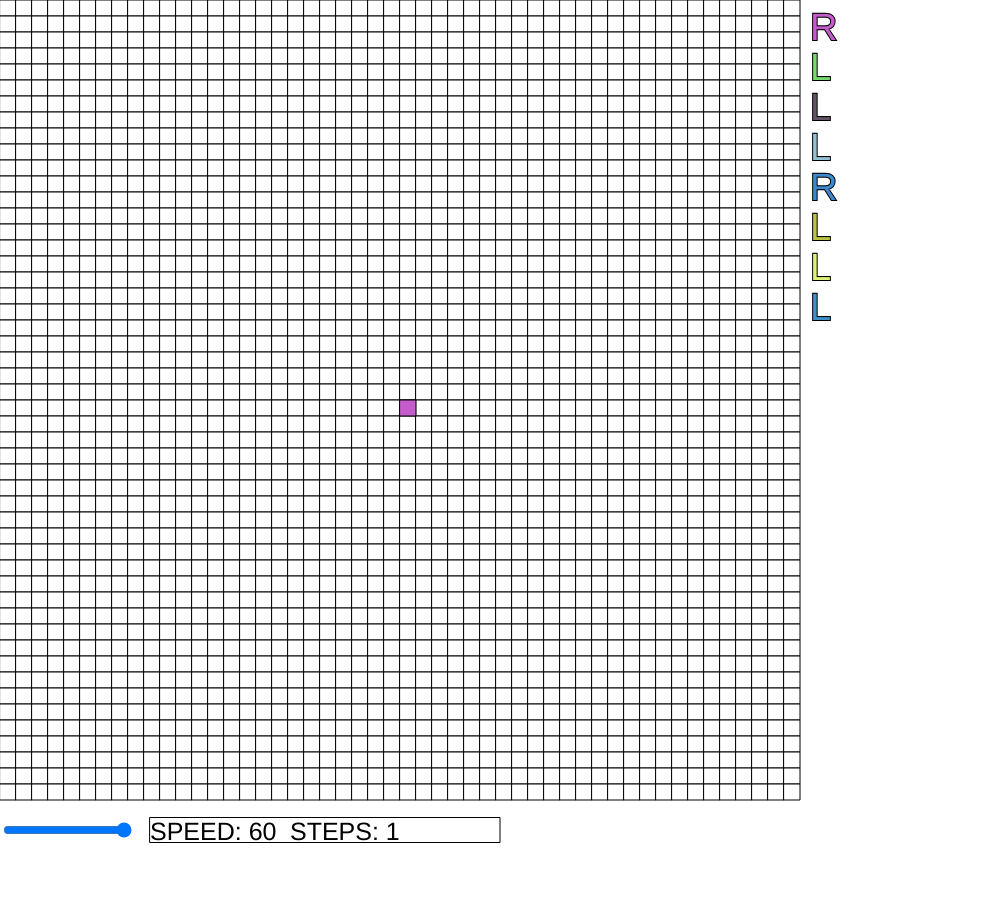
Frame 1 (no input)
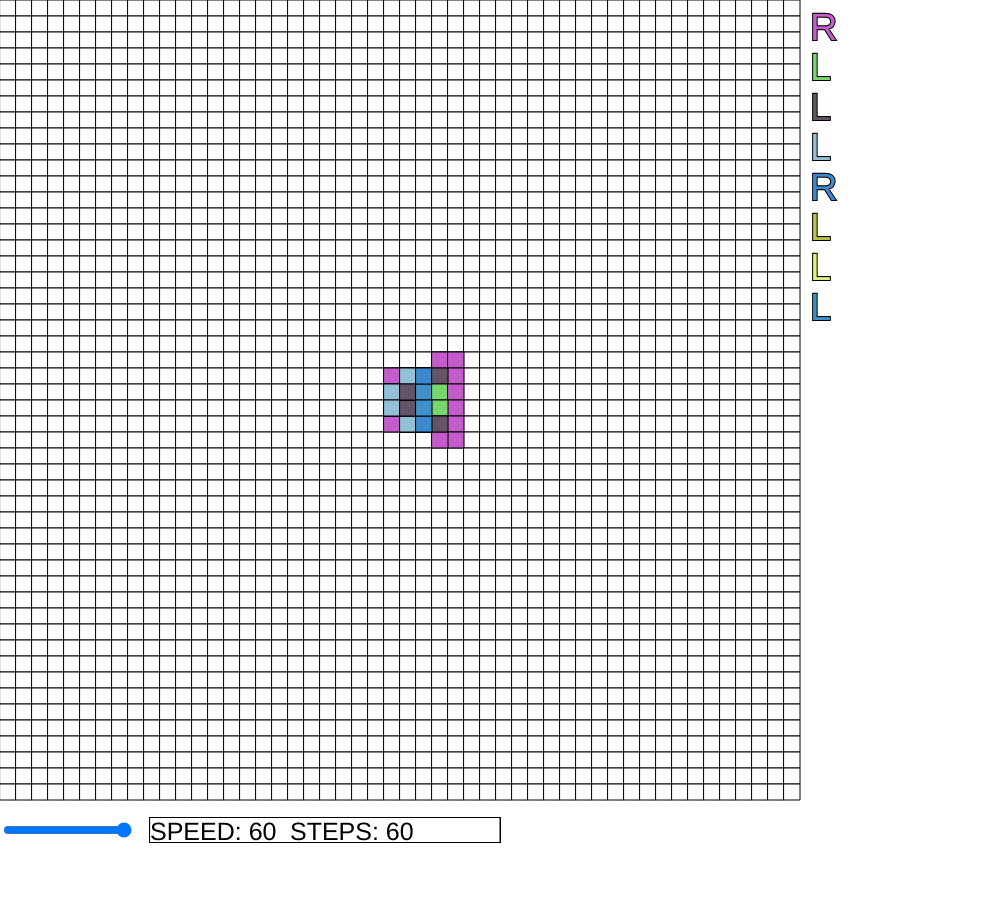
Frame 60 (no input)
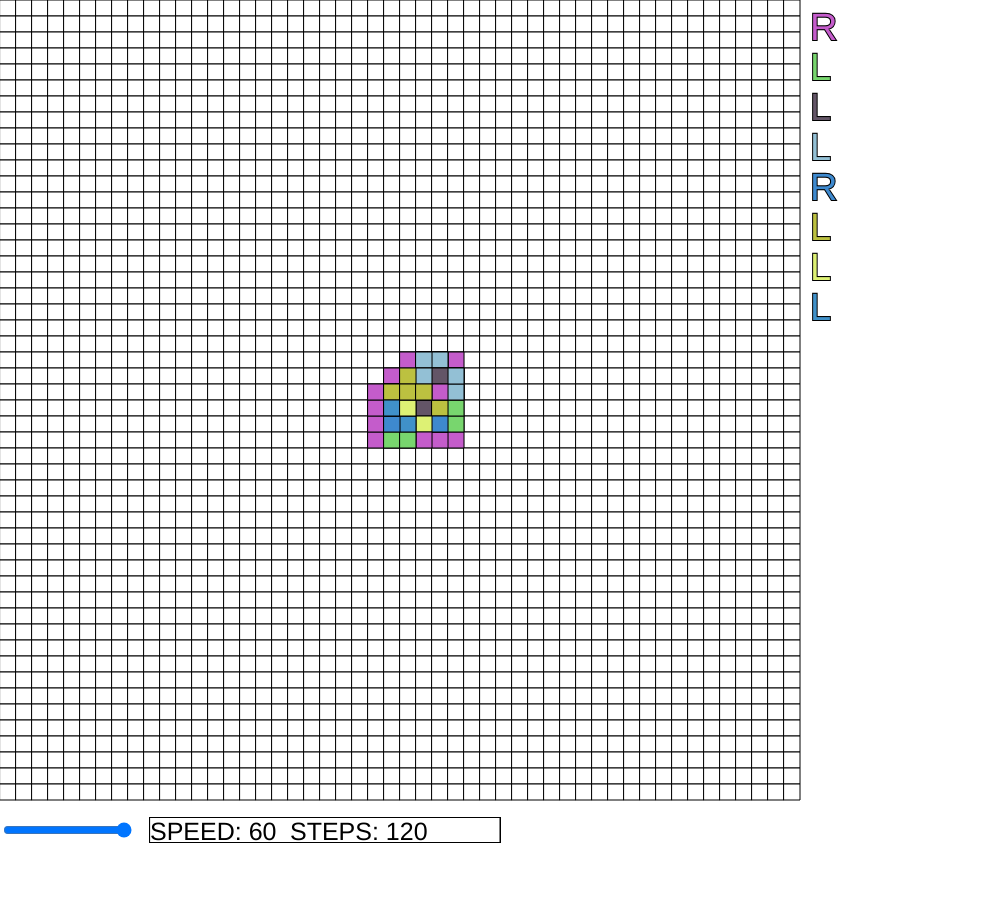
Frame 120 (the mouse pressed at the canvas centre since frame 60)

The p5.js sketch that drew these frames (run headless with seeded random() and noise() and a simulated clock; from frame 60 on, the mouse is pressed at the canvas centre):

// p5.js sketch
// ── sketch.js

var ants;
var res = 800;

function setup() {
    createCanvas(res + 200, res + 100);
    // ants = new LangtonsAnt(50, 60, 'LLRLR');
    // ants.changeColors('blue', 'red', 'yellow', 'magenta', 'gray');

    ants = new LangtonsAnt(50, 60, 'RLLLRLLL');
    ants.drawSequence();
    // ants.changeBehavior("RLLLR"); // RLLLR - kinda square after 130k steps
}

function draw() {
    // setTimeout(ants.move(), 10000);
    ants.move();
    ants.statistics();
}
// ── LangtonsAnt.js
var funcOrder = [];
var colorOrder = [];
class LangtonsAnt{
    constructor(GRID_SIZE = 50, START_SPEED = 30, SEQUENCE = 'RL') {
        /* initialize matrix  */
        this.matrix = new Array(GRID_SIZE);
        for(let p = 0; p < GRID_SIZE; p++) {
            this.matrix[p] = new Array(GRID_SIZE);
            this.matrix[p].fill(0);
        }

        /* size and padding for drawing cells */
        this.size = GRID_SIZE;
        this.padding = res/GRID_SIZE;

        /* ant properties */
        let startPoint = floor(GRID_SIZE/2);
        this.ant = createVector(startPoint, startPoint);
        this.antFacing = 0; // 0 - left, 1 - up, 2 - right, 3 - down

        /* draw background cells */
        this.drawGrid();

        /* init slider for controlling frame rate */
        this.speedCtrl = createSlider(2,60,START_SPEED,2);
        this.speedCtrl.position(1, res + 20);
        textSize(25);

        /* set behavior */
        this.changeBehavior(SEQUENCE);
    }

    drawSequence() {
        push();
        textSize(38);
        stroke(0);
        strokeWeight(2);
        for (let i = 0; i < colorOrder.length; i++) {
            fill(colorOrder[i]);
            text(this.currentSeq.charAt(i), res + 10, (i+1)*40);
        }
        pop();
    }

    drawGrid() {
        // stroke(255, 255, 255, 150);
        push();
        stroke(10, 10, 10, 150);
        fill(255);
        pop();
        for (let i = 0; i < this.size; i++) {
            for (let j = 0; j < this.size; j++){
                rect(this.padding*i, this.padding*j, this.padding, this.padding);
            }
        }
    }

    turnRight() {
        if (this.antFacing === 0) {
            this.ant.y -= 1;
            this.antFacing = 1;
        } else if (this.antFacing === 1) {
            this.ant.x += 1;
            this.antFacing = 2;
        } else if (this.antFacing === 2) {
            this.ant.y += 1;
            this.antFacing = 3;
        } else if (this.antFacing === 3) {
            this.ant.x -= 1;
            this.antFacing = 0;
        }
    }
    turnLeft() {
        if (this.antFacing === 0) {
            this.ant.y += 1;
            this.antFacing = 3;
        } else if (this.antFacing === 1) {
            this.ant.x -= 1;
            this.antFacing = 0;
        } else if (this.antFacing === 2) {
            this.ant.y -= 1;
            this.antFacing = 1;
        } else if (this.antFacing === 3) {
            this.ant.x += 1;
            this.antFacing = 2;
        }
    }

    writeLSequence(num, length) {
        colorOrder.push(color(floor(random(50,255)), floor(random(50,255)), floor(random(50,255))));
        funcOrder.push(function(classAnts) {
            if (classAnts.matrix[classAnts.ant.x][classAnts.ant.y] === num) {
                classAnts.matrix[classAnts.ant.x][classAnts.ant.y] = length === num + 1? 0 : num + 1;
                fill(colorOrder[num]);
                rect(classAnts.padding*classAnts.ant.x, classAnts.padding*classAnts.ant.y, classAnts.padding, classAnts.padding);
                classAnts.turnLeft();
            }
        });
    }
    writeRSequence(num, length) {
        colorOrder.push(color(floor(random(50,255)), floor(random(50,255)), floor(random(50,255))));
        funcOrder.push(function(classAnts) {
            if (classAnts.matrix[classAnts.ant.x][classAnts.ant.y] === num) {
                classAnts.matrix[classAnts.ant.x][classAnts.ant.y] = length === num + 1? 0 : num + 1;
                fill(colorOrder[num]);
                rect(classAnts.padding*classAnts.ant.x, classAnts.padding*classAnts.ant.y, classAnts.padding, classAnts.padding);
                classAnts.turnRight();
            }
        });
    }
    changeBehavior(sequence) {
        funcOrder.length = 0;
        colorOrder.length = 0;
        let count = 0;
        let sLength = sequence.length;
        for (let i = 0; i < sLength; i++) {
            if (sequence[i] === 'L' || sequence[i] === 'l') {
                this.writeLSequence(count, sLength);
                count++;
            } else if (sequence[i] === 'R' || sequence[i] === 'r') {
                this.writeRSequence(count, sLength);
                count++;
            }
        }
        this.currentSeq = sequence;
    }

    changeColors() {
        let minLenght = arguments.length > colorOrder.length ? colorOrder.length : arguments.length;
        for (let i = 0; i < minLenght; i++) {
            if (arguments[i] === '') {
                i++;
            }
            colorOrder[i] = color(arguments[i]);
        }
        this.drawSequence();
    }

    isOver() {
        return (this.ant.x > this.size - 1 || this.ant.x < 0 || this.ant.y > this.size - 1 || this.ant.y < 0);
    }
    move() {
        if (this.isOver()){
            noLoop();
            return;
        }
        for (let func = 0; func < funcOrder.length; func++) {
            funcOrder[func](this);
        }
    }

    statistics() {
        /* display info and control speed */
        frameRate(this.speedCtrl.value());
        fill(255);
        rect(150, res + 17.5, 20*17.5, 25);
        fill(0);
        text('SPEED: ' + this.speedCtrl.value(), 150, res + 40);
        text('STEPS: ' + frameCount, 150 + 8*17.5, res + 40);
    }
}
